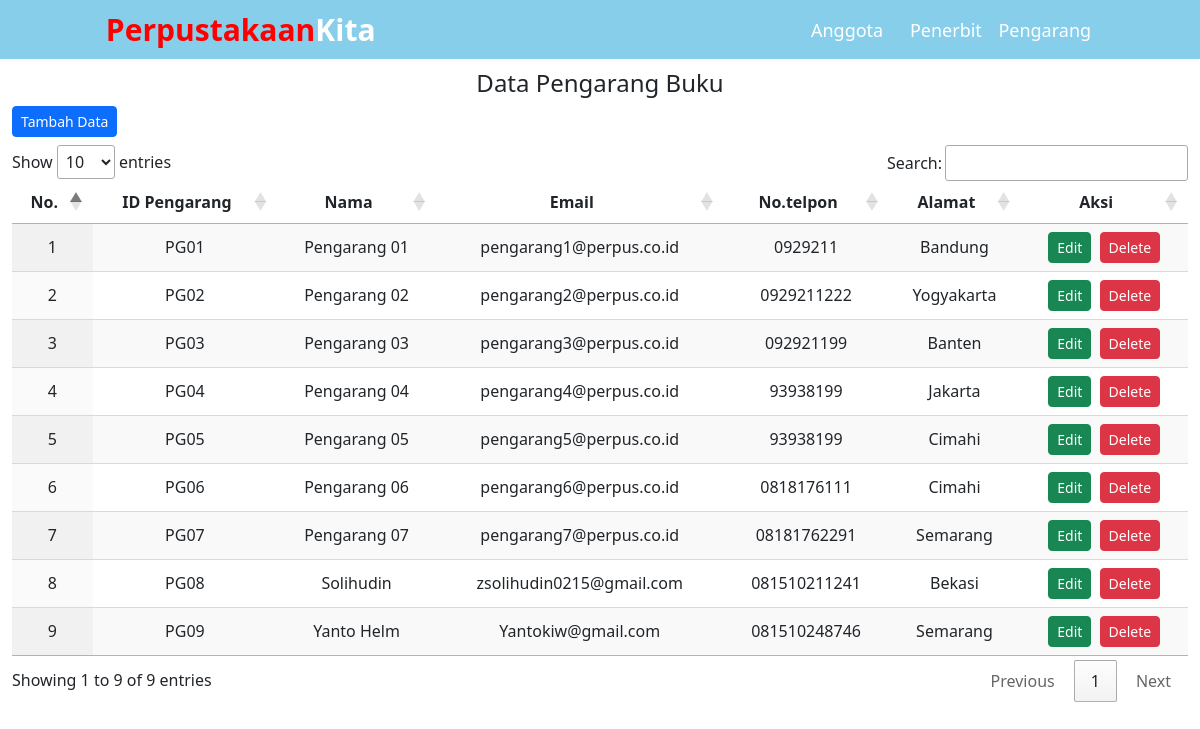
Page /sesi29/pengarang.php on the committed database.
### tables this page shows
CREATE TABLE `pengarang` (
  `id_pengarang` varchar(8) NOT NULL,
  `nama_pengarang` varchar(255) DEFAULT NULL,
  `email` varchar(50) DEFAULT NULL,
  `telp` varchar(12) DEFAULT NULL,
  `alamat` varchar(255) DEFAULT NULL
);

### sesi29/pengarang.php (the view, shortened to what this page needs)
<?php
include "config.php";
$authors = mysqli_query($connection, "SELECT * FROM pengarang");
?>
<html lang="en">
<head>
    <link href="https://cdn.jsdelivr.net/npm/bootstrap@5.3.2/dist/css/bootstrap.min.css" rel="stylesheet">
    <link rel="stylesheet" href="https://cdn.datatables.net/1.13.7/css/jquery.dataTables.css" />
    <link rel="stylesheet" href="css/styleku.css">
</head>
<body>
    <div id="navbar">
        <div class="col-md-1"></div>
        <div id="logo" class="col-md-7"><a href="index.php">Perpustakaan<span>Kita</span></a></div>
        <div id="menu" class="col-md-1 text-center"><a href="index.php">Anggota</a></div>
        <div id="menu" class="col-md-1 text-center"><a href="penerbit.php">Penerbit</a></div>
        <div id="menu" class="col-md-1 text-center"><a href="pengarang.php">Pengarang</a></div>
        <div class="col-md-1"></div>
    </div>
    <h4 class="text-center">Data Pengarang Buku</h4>
    <div class="container-fluid mb-2">
        <a class="btn btn-primary btn-sm mb-2" href="tambah_pengarang.php">Tambah Data</a>
            <table id="myTable" class="display">
                <thead>
                    <tr>
                        <th class="text-center">No.</th>
                        <th class="text-center">ID Pengarang</th>
                        <th class="text-center">Nama</th>
                        <th class="text-center">Email</th>
                        <th class="text-center">No.telpon</th>
                        <th class="text-center">Alamat</th>
                        <th class="text-center">Aksi</th>
                    </tr>
                </thead>
                <tbody>
                    <?php
                    $no = 1;
                    while($author = mysqli_fetch_array($authors)){
                        if ($no % 2 == 0) { ?>
                            <tr class="text-center">
                                <td><?php echo $no ?></td>
                                <td><?php echo $author["id_pengarang"] ?></td>
                                <td><?php echo $author["nama_pengarang"] ?></td>
                                <td><?php echo $author["email"] ?></td>
                                <td><?php echo $author["telp"] ?></td>
                                <td><?php echo $author["alamat"] ?></td>
                                <td>
                                    <a href="edit_pengarang.php?id=<?php echo $author["id_pengarang"]?>" class="btn btn-success btn-sm">Edit</a>
                                    <a href="delete_pengarang.php?id=<?php echo $author["id_pengarang"]?>" class="btn btn-danger btn-sm ms-1" onclick="return confirm('Are you sure you want to delete this item?');">Delete</a>
                                </td>
                            </tr>
                        <?php } else {?>
                            <tr class="text-center">
                                <td><?php echo $no ?></td>
                                <td><?php echo $author["id_pengarang"] ?></td>
                                <td><?php echo $author["nama_pengarang"] ?></td>
                                <td><?php echo $author["email"] ?></td>
                                <td><?php echo $author["telp"] ?></td>
                                <td><?php echo $author["alamat"] ?></td>
                                <td>
                                    <a href="edit_pengarang.php?id=<?php echo $author["id_pengarang"]?>" class="btn btn-success btn-sm">Edit</a>
                                    <a href="delete_pengarang.php?id=<?php echo $author["id_pengarang"]?>" class="btn btn-danger btn-sm ms-1" onclick="return confirm('Are you sure you want to delete this item?');">Delete</a>
                                </td>
                            </tr>
                        <?php } ?>
                    <?php $no++ ?>
                    <?php } ?>
                </tbody>
            </table>
    </div>
</body>
</html>

### sesi29/css/styleku.css (style rules this page uses)
#navbar { display: flex; background-color: skyblue; padding: 7px; margin-bottom: 10px; }
#navbar a { text-decoration: none; }
#logo { font-weight: 700; font-size: 30px; }
#logo a { color: red; }
#logo a span { color: white; }
#menu { margin-top: 10px; font-weight: 500; font-size: 18px; }
#menu a { color: white; }

### rows in the picture
pengarang: id_pengarang "PG01", nama_pengarang "Pengarang 01", email "pengarang1@perpus.co.id", telp "0929211", alamat "Bandung"
pengarang: id_pengarang "PG02", nama_pengarang "Pengarang 02", email "pengarang2@perpus.co.id", telp "0929211222", alamat "Yogyakarta"
pengarang: id_pengarang "PG03", nama_pengarang "Pengarang 03", email "pengarang3@perpus.co.id", telp "092921199", alamat "Banten"
pengarang: id_pengarang "PG04", nama_pengarang "Pengarang 04", email "pengarang4@perpus.co.id", telp "93938199", alamat "Jakarta"
pengarang: id_pengarang "PG05", nama_pengarang "Pengarang 05", email "pengarang5@perpus.co.id", telp "93938199", alamat "Cimahi"
pengarang: id_pengarang "PG06", nama_pengarang "Pengarang 06", email "pengarang6@perpus.co.id", telp "0818176111", alamat "Cimahi"
pengarang: id_pengarang "PG07", nama_pengarang "Pengarang 07", email "pengarang7@perpus.co.id", telp "08181762291", alamat "Semarang"
pengarang: id_pengarang "PG08", nama_pengarang "Solihudin", email "zsolihudin0215@gmail.com", telp "081510211241", alamat "Bekasi"
pengarang: id_pengarang "PG09", nama_pengarang "Yanto Helm", email "Yantokiw@gmail.com", telp "081510248746", alamat "Semarang"
